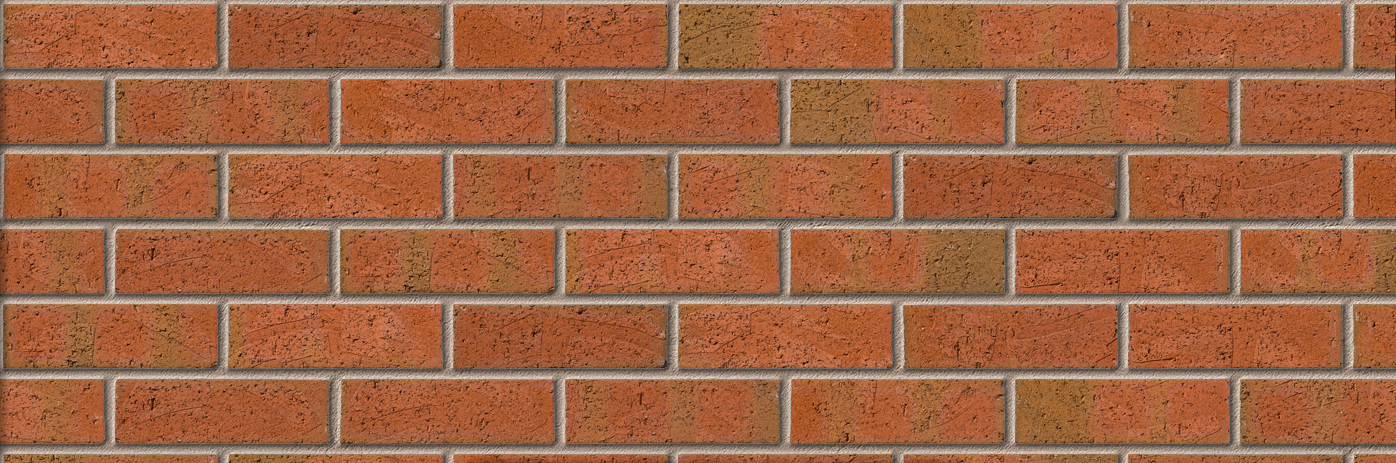
#> input picture BrickAI/uploads/A2770A.png, 1396 x 463 px
$ python -i compare_analysis.py   (imports and definitions only)   (older library calls are emulated)
#> lines starting #> are read from the running program, lines starting #| are printed output that depends on the picture
#> further down, picture is the input picture: PIL image 1396x463 RGBA; mean R, G, B, A 160.8, 101.2, 68.9, 255
from __future__ import annotations

import base64
from dataclasses import dataclass
from typing import Any, Dict, Optional, Tuple

import numpy as np
from PIL import Image
from PIL import ImageDraw, ImageFont

try:
    import cv2
except Exception:
    cv2 = None


@dataclass(frozen=True)
class ColourStats:
    avg_rgb: Tuple[float, float, float]
    avg_lab: Tuple[float, float, float]


@dataclass(frozen=True)
class TextureStats:
    laplacian_var: float
    edge_density: float


def _img_to_rgb_array(img: Image.Image, *, size: int = 384) -> np.ndarray:
#> called with size = 512
    rgb = img.convert("RGB")
    w, h = rgb.size
#> w = 1396; h = 463
    if w == 0 or h == 0:
        return np.zeros((1, 1, 3), dtype=np.uint8)


    scale = float(size) / float(max(w, h))
#> scale = 0.367
    if scale < 1.0:
        rgb = rgb.resize((max(1, int(w * scale)), max(1, int(h * scale))))
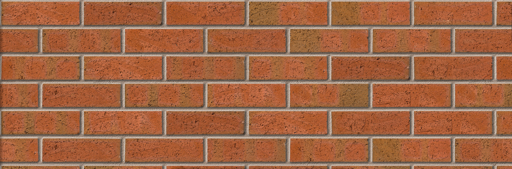
#> rgb: PIL image 512x169 RGB; mean R, G, B 160.8, 101.2, 68.9

    return np.asarray(rgb)


def _bgr(img: Image.Image, *, size: int = 512) -> np.ndarray:
    arr = _img_to_rgb_array(img, size=size)
    if cv2 is None:

        return arr
    return cv2.cvtColor(arr, cv2.COLOR_RGB2BGR)


# [38 lines left out: functions compute_colour_stats, delta_e76, rgb_hex, describe_colour_delta, not called in this run]


def compute_texture_stats(img: Image.Image) -> TextureStats:
    if cv2 is None:
        arr = _img_to_rgb_array(img, size=384).astype(np.float32)
        gray = arr.mean(axis=2)

        lap = (
            -4 * gray
            + np.roll(gray, 1, axis=0)
            + np.roll(gray, -1, axis=0)
            + np.roll(gray, 1, axis=1)
            + np.roll(gray, -1, axis=1)
        )
        lap_var = float(lap.var())
        edges = np.abs(lap) > np.percentile(np.abs(lap), 90)
        edge_density = float(edges.mean())
        return TextureStats(laplacian_var=lap_var, edge_density=edge_density)

    bgr = _bgr(img, size=512)
    gray = cv2.cvtColor(bgr, cv2.COLOR_BGR2GRAY)
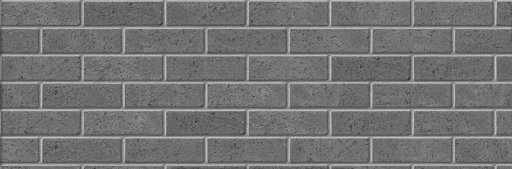
#> gray: shape (169, 512); min 35, max 202, mean 115.4

    lap = cv2.Laplacian(gray, cv2.CV_64F)
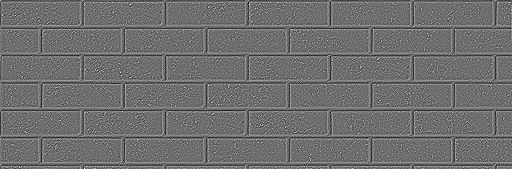
#> lap: shape (169, 512) float64; min -160, max 208, mean -0.1; drawn with min black and max white
    lap_var = float(lap.var())
#> lap_var = 1117.2

    edges = cv2.Canny(gray, threshold1=80, threshold2=160)
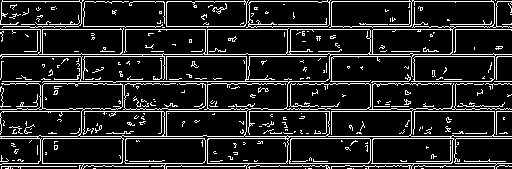
#> edges: shape (169, 512); 13.7% white in thin lines or dots
    edge_density = float((edges > 0).mean())
#> edge_density = 0.137

    return TextureStats(laplacian_var=lap_var, edge_density=edge_density)


# [177 lines left out: functions _safe_resize_to_match, make_difference_heatmap_overlay_png, png_bytes_to_data_url, render_defects_overlay_png, build_pricing_summary, safe_float, not called in this run]

>>> from PIL import Image
>>> picture = Image.open('../uploads/A2770A.png')
>>> result = compute_texture_stats(picture)

$ run again, on BrickAI/uploads/A2946A.png
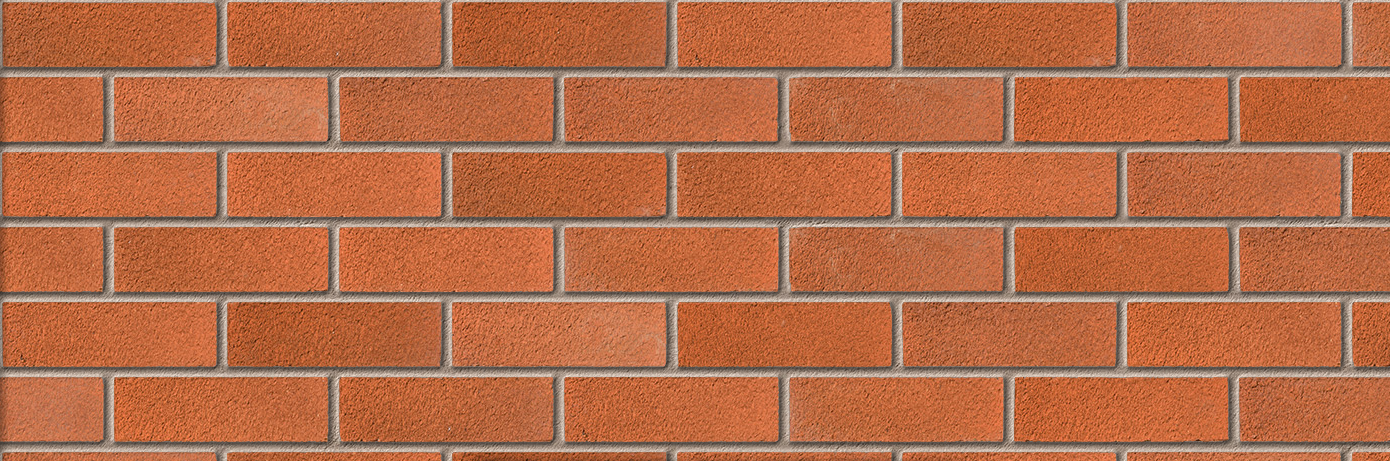
#> input picture BrickAI/uploads/A2946A.png, 1390 x 461 px
#> picture is the input picture: PIL image 1390x461 RGBA; mean R, G, B, A 182.3, 108.4, 72.2, 255
#> in compute_texture_stats, `lap = cv2.Laplacian(gray, cv2.CV_64F)`:
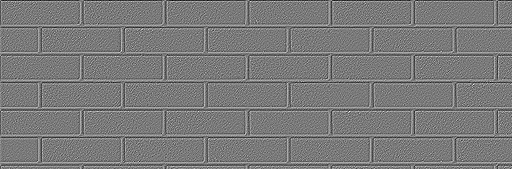
#> lap: shape (169, 512) float64; min -185, max 200, mean -0.3; drawn with min black and max white
#> lap_var = 1250
#> in compute_texture_stats, `edges = cv2.Canny(gray, threshold1=80, threshold2=160)`:
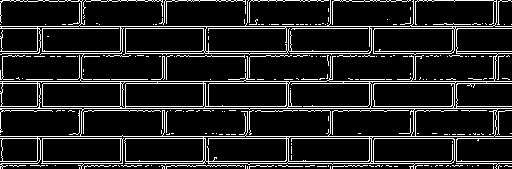
#> edges: shape (169, 512); 12.7% white in thin lines or dots
#> edge_density = 0.127
